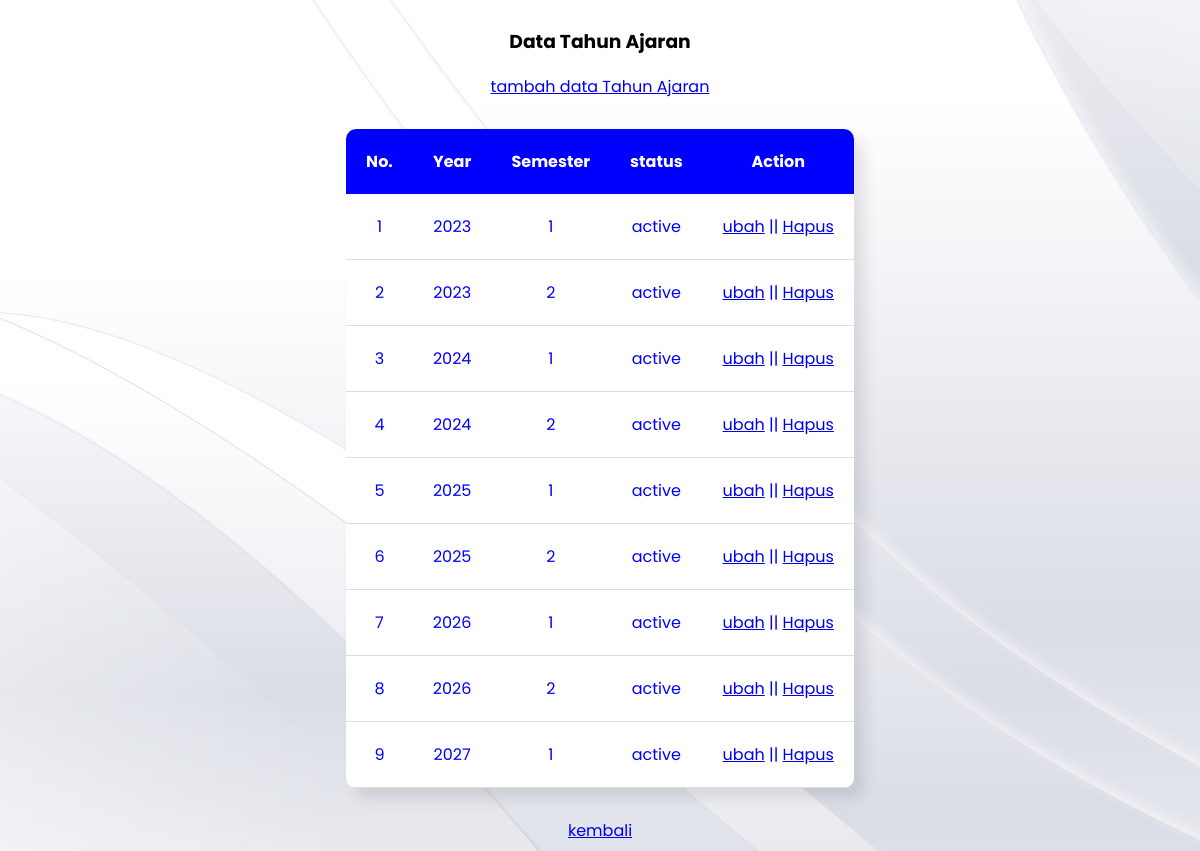
The app's page /admin/academic_years/index.php (signed in) with its own data.
### tables this page shows
CREATE TABLE `academic_years` (
  `id` int NOT NULL AUTO_INCREMENT,
  `year` varchar(10) NOT NULL,
  `semester` enum('1','2') NOT NULL,
  `status` enum('active','inactive') NOT NULL,
  `created_at` timestamp NULL DEFAULT CURRENT_TIMESTAMP,
  `updated_at` timestamp NULL DEFAULT CURRENT_TIMESTAMP ON UPDATE CURRENT_TIMESTAMP,
  PRIMARY KEY (`id`)
);

### functions.php (called while the page is built, shortened)
<?php
 $conn = mysqli_connect("localhost","root","","spp_2");
 function query($query){
    global $conn;
    $result = mysqli_query($conn,$query);
    $rows = [];
    while ($row = mysqli_fetch_assoc($result)){
        $rows[] = $row;
    }
    return $rows;
 }
?>

### admin/academic_years/index.php (the view, shortened to what this page needs)
<?php
    require '../../functions.php';
    $academics = query("SELECT * FROM academic_years");
?>
<!DOCTYPE html>
<html lang="en">
<head>
    <link rel="stylesheet" href="../../Assets/CSS/tablestyle.css">
</head>
<body>
    <center>
    <h3>Data Tahun Ajaran</h3>
    <a href="tambahAcad.php">tambah data Tahun Ajaran</a>
    <div class="table-container">
    <table cellpadding="20">
        <thead>
        <tr>
            <th>No.</th>
            <th>Year</th>
            <th>Semester</th>
            <th>status</th>
            <th>Action</th>
        </tr>
        </thead>
        <?php $i = 1; ?>
        <?php foreach( $academics as $row):?>
            <tr>
                <td><?= $i; ?></td>
                <td><?= $row["year"]; ?></td>
                <td><?= $row["semester"]; ?></td>
                <td><?= $row["status"]; ?></td>
                <td><a href="ubahAcad.php?id=<?= $row["id"]; ?>">ubah</a> || <a href="hapusAcad.php?id=<?= $row["id"]; ?>" onclick="return confirm('Apakah kamu yakin ingin menghapus data ini?')"> Hapus</a></td>
            </tr>
        <?php $i++; ?>
        <?php endforeach; ?>
    </table>
    </div>
    <a href="../index.php">kembali</a>
    </center>
</body>
</html>

### Assets/CSS/tablestyle.css (style rules this page uses)
* { box-sizing: border-box; font-family: "Poppins"; }
body { display: flex; align-items: center; justify-content: center; background-image: url("../IMG/White-Abstract-Computer-Wallpaper.jpg"); }
.table-container { margin-top: 30px; margin-bottom: 30px; background-color: white; border-radius: 10px; overflow: hidden; box-shadow: 10px 10px 15px rgba(0,0,0,0.1); }
table { border-collapse: collapse; }
tbody tr { border-bottom: 1px solid #ddd; }
thead { background: blue; color: white; }

### records on screen
academic_years: year "2023", semester "1", status "active"
academic_years: year "2023", semester "2", status "active"
academic_years: year "2024", semester "1", status "active"
academic_years: year "2024", semester "2", status "active"
academic_years: year "2025", semester "1", status "active"
academic_years: year "2025", semester "2", status "active"
academic_years: year "2026", semester "1", status "active"
academic_years: year "2026", semester "2", status "active"
academic_years: year "2027", semester "1", status "active"
